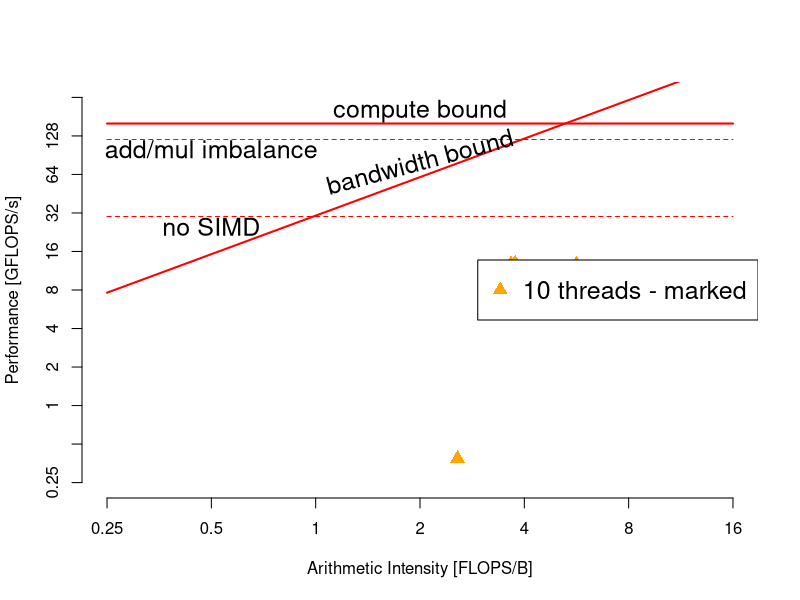

Reproduce this figure in R.
png("roofline-mars-10tmarked.png", width = 1280, height = 640)

pp = 160.0  # peak performance ... [GFLOPS/s]
pb =  30.5 # peak bandwidth ... [GB/s]

ai = 2^seq(-2, 4, 1)

x_at = ai
x_labels = x_at

y = seq(-2,8,1)
y_at = 2^y
y_labels = y_at

plot(ai, ai * pb, xlab = "Arithmetic Intensity [FLOPS/B]",
         xlim = c(x_at[1], x_at[length(x_at)]),
         ylab = "Performance [GFLOPS/s]", 
         ylim = c(y_at[1], y_at[length(y_at)]),
     axes=FALSE, log = "xy", type = "l", col = "red", lwd = 2)

axis(1, at = x_at, labels = x_labels, tick = TRUE)
axis(2, at = y_at, labels = y_labels, tick = TRUE)


# 10 threads - all
#                   100     204800     819200        kdd
#flops_t10_a = c( 1.3292, 1517.9227, 2225.7196, 3427.6304)
#bw_t10_a    = c(73.4359,  476.2558,  734.1712, 1061.9937)
#
#for (i in 1:4) {
#  ai = flops_t10_a[i] / bw_t10_a[i]
#  points(ai, flops_t10_a[i]/1000, col="powderblue", pch = 15, cex = 1.5)
#}

# 80 threads - all
#                   100    204800     819200        kdd
#flops_t80_a = c( 0.5820, 731.8209, 1164.4394, 1519.8610)
#bw_t80_a    = c(78.4760, 981.6600, 1244,3416, 1420,3577)
#
#for (i in 1:4) {
#  ai = flops_t80_a[i] / bw_t80_a[i]
#  points(ai, flops_t80_a[i]/1000, col="blue", pch = 16, cex = 1.5)
#}


# 10 threads - marked 
#                     100      204800      819200         kdd
flops_t10_m =  c(385.0818, 12738.9347, 12814.5174, 12995.5919)
bw_t10_m =     c(150.0137,  2248.9188,  3500.4505,  3451.1885)

for (i in 1:4) {
  ai = flops_t10_m[i] / bw_t10_m[i]
  points(ai, flops_t10_m[i]/1000, col="orange", pch = 17, cex = 1.5)
}

# 80 threads - marked 
#                     100     204800     819200        kdd
#flops_t80_m = c(   7.4574, 4017.8371, 6579.4072, 5940.1009)
#bw_t80_m    = c(1292.0169, 2807.5566, 3312.4733, 3230.9055)
#
#for (i in 1:4) {
#  ai = flops_t80_m[i] / bw_t80_m[i]
#  points(ai, flops_t80_m[i]/1000, col="green", pch = 18, cex = 1.5)
#}

# add/mul imbalance
segments(x_at[1], pp*0.75, x_at[length(x_at)], pp*0.75,
         col = "red", lwd = 1, lty = "dashed")
text(0.5, 100, "add/mul imbalance", cex = 1.5)

# simd
segments(x_at[1], pp*0.75*0.25, x_at[length(x_at)], pp*0.75*0.25,
         col = "red", lwd = 1, lty = "dashed")
text(0.5, 25, "no SIMD", cex = 1.5)


segments(x_at[1], pp, x_at[length(x_at)], pp,
         col = "red", lwd = 2)

text(2, 80, "bandwidth bound", srt = 15, cex = 1.5)
text(2, 200, "compute bound", cex = 1.5)

#legend("right",
#       pch    = c(15, 16, 17, 18),
#       col    = c("powderblue", "blue", "orange", "green"),
#       legend = c("10 threads - all", "80 threads - all", NA, 
#                  "10 threads - marked", "80 threads - marked"))

legend("right",
       cex = 1.5,
       pch    = c(17),
       col    = c("orange"),
       legend = c("10 threads - marked"))

dev.off()
